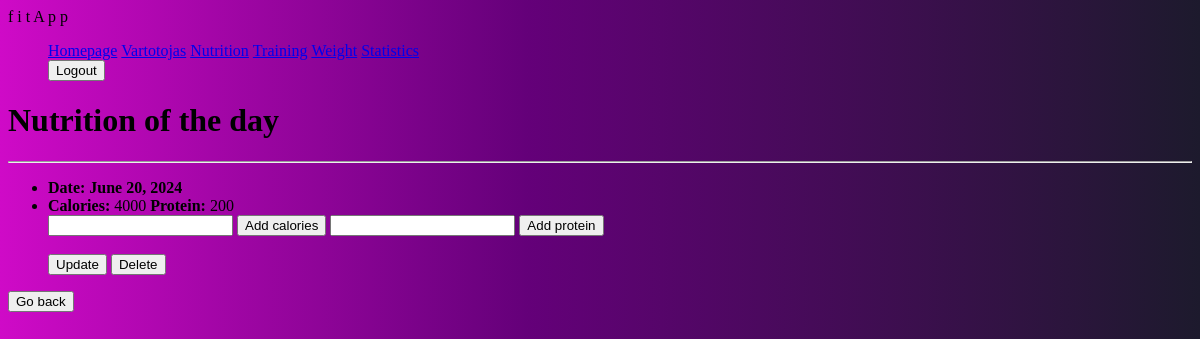
The app's page /fitness/nutrition/10 (signed in) with its own data.
### fitness/models.py (models this page shows, shortened)
class DayOfEating(models.Model):
    date = models.DateField('Date', default=date.today)
    kcal = models.IntegerField('Calories', blank=True, null=True)
    protein = models.IntegerField('Protein', blank=True, null=True)
    athlete = models.ForeignKey(User, on_delete=models.SET_NULL, null=True, blank=True)
    class Meta:
        verbose_name = 'Day of eating'
        verbose_name_plural = 'Days of eating'

### fitness/views.py (the view, shortened to what this page needs)
# urls.py: path('nutrition/<int:pk>', views.DayOfEatingDetailView.as_view(), name='nutrition-details'),
class DayOfEatingDetailView(LoginRequiredMixin, DetailView):
    model = DayOfEating
    template_name = 'day_of_eating_details.html'

### templates/day_of_eating_details.html (shortened to what this page needs)
{% extends "base.html" %}
{% block content %}
    <h1>Nutrition of the day</h1>
    <hr>
    <ul id="atitraukta">
        <li><strong >Date: {{object.date}}</strong></li>
        <li><strong>Calories:</strong> {{object.kcal}}
            <strong>Protein:</strong> {{object.protein}}
        </li>
        <form method="post">
            <input type="number" name="calories">
            <button type="submit" name="action" value="Add calories">Add calories</button>
            <input type="number" name="protein">
            <button type="submit" name="action" value="Add protein">Add protein</button>
        </form>
                <br/>
        <div>
          <a href="{% url 'nutrition-update' object.id %}" ><button>Update</button></a>
          <a href="{% url 'nutrition-delete' object.id %}" ><button id="destroy">Delete</button></a>
        </div>
    </ul>
    <a href="{% url 'nutrition' %}"><button>Go back</button></a>
{% endblock %}

### templates/base.html (shortened to what this page needs)
<!DOCTYPE html>
<html>
<head>
  {% load static %}
  <link rel="stylesheet" href="{% static 'css/styles.css' %}">
</head>
<body>
 <nav class="navbar" >
  <div class="container-fluid">
    <a class="navbar-brand">f i t A p p</a>
    <ul class="navbar-nav mx-2">
      <li class="nav-item active"><a class="nav-link" href="{% url 'index' %}">Homepage</a></li>
      {% if user.is_authenticated %}
          <li class="nav-item">
              <a class="nav-link" href="{% url 'profile' %}">{{ user.get_username }}</a>
          </li>
          <li class="nav-item active"><a class="nav-link" href="{% url 'nutrition' %}">Nutrition</a></li>
          <li class="nav-item active"><a class="nav-link" href="{% url 'workouts' %}">Training</a></li>
          <li class="nav-item active"><a class="nav-link" href="{% url 'weighting' %}">Weight</a></li>
          <li class="nav-item active"><a class="nav-link" href="{% url 'chart-view' %}">Statistics</a></li>
          <li class="nav-item">
            <form method="post" action="{% url 'logout' %}">
                <button type="submit" id="destroy">Logout</button>
            </form>
          </li>
      {% else %}
        <li class="nav-item"><a class="nav-link" href="{% url 'login'%}">Login</a></li>
        <li class="nav-item"><a class="nav-link" href="{% url 'register'%}">Sign up</a></li>
      {% endif %}
    </ul>
  </div>
 </nav>
 <div class="col-sm-10 ">
      {% block content %}
      {% endblock %}
 </div>
</body>
</html>

### fitness/static/css/styles.css (style rules this page uses)
body { background: linear-gradient(90deg, rgba(207,10,199,1) 0%, rgba(100,0,121,1) 44%, rgba(29,26,45,1) 100%); }
li.nav-item { display: inline; }

### records on screen
DayOfEating: date "June 20, 2024", kcal "4000", protein "200"

### other values on screen
{{ user.get_username }} "Vartotojas"
